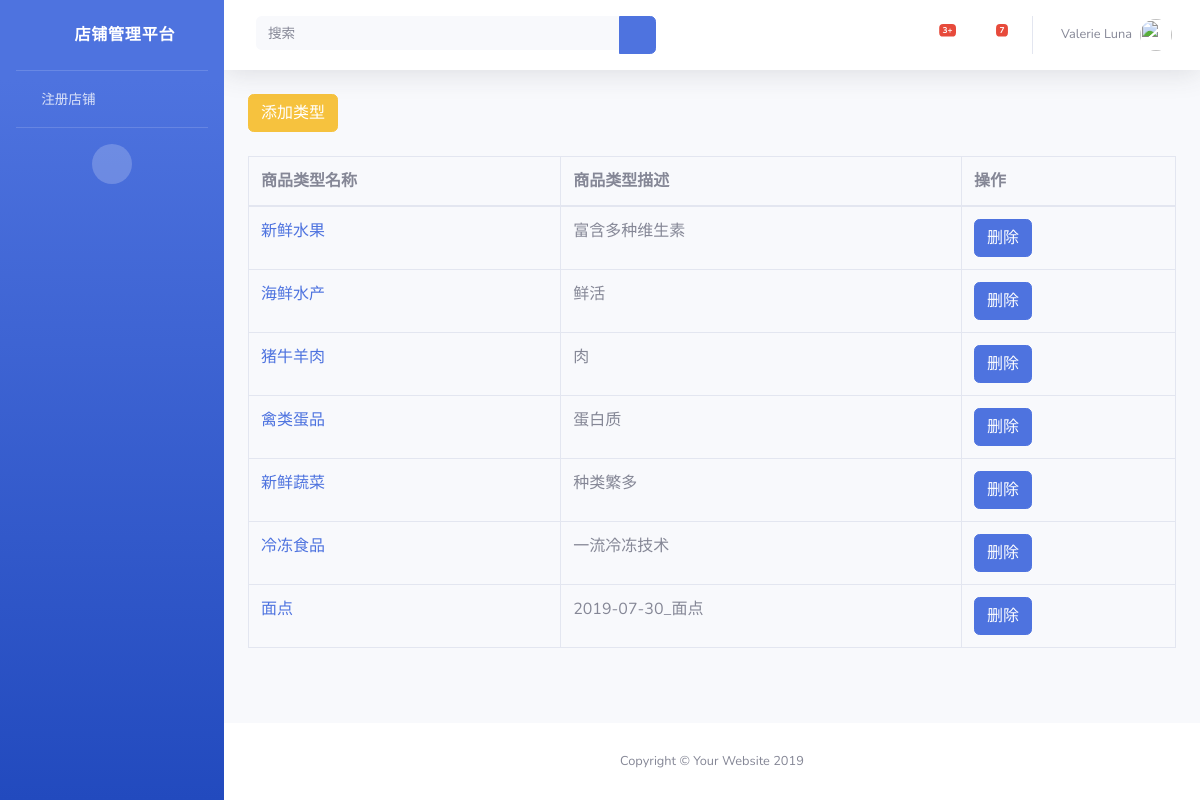
/shop/gt/, run on the app's committed database.
### Shopapp/models.py (models this page shows)
class GoodsType(models.Model):
    name = models.CharField(max_length=32,verbose_name="类型名称")
    description = models.TextField(verbose_name="类型描述")
    picture = models.ImageField(upload_to="store/images", verbose_name="类型图片")
    objects = GoodsTypeManage()

### Shopapp/views.py (the view, shortened to what this page needs)
# urls.py: path('gt/', goods_type),# 商品类型
def goods_type(request):
    goodstype_list = GoodsType.objects.all()
    return render(request,'shopapp/goods_type.html',locals())

### Shopapp/templates/shopapp/goods_type.html (shortened to what this page needs)
{% extends 'shopapp/base.html' %}
{% block label %}
    <button class="btn btn-warning" data-toggle="modal" data-target="#myModal">添加类型</button>
{% endblock %}
{% block content %}
    <table class="table table-bordered">
        <thead>
            <tr>
               <th>商品类型名称</th>
               <th>商品类型描述</th>
               <th>操作</th>
            </tr>
        </thead>
        <tbody>
            {% for goodstype in goodstype_list %}
                <tr>
                    <td><a href="/shop/gts/?id={{ goodstype.id }}">{{ goodstype.name }}</a></td>
                    <td>{{ goodstype.description }}</td>
                    <td>
                        <a class="btn btn-primary" href="/shop/dgt/?id={{ goodstype.id }}">删除</a>
                    </td>
                </tr>
            {% endfor %}
        </tbody>
    </table>
{% endblock %}

### data on the page
GoodsType: name "新鲜水果", description "富含多种维生素"
GoodsType: name "海鲜水产", description "鲜活"
GoodsType: name "猪牛羊肉", description "肉"
GoodsType: name "禽类蛋品", description "蛋白质"
GoodsType: name "新鲜蔬菜", description "种类繁多"
GoodsType: name "冷冻食品", description "一流冷冻技术"
GoodsType: name "面点", description "2019-07-30_面点"
